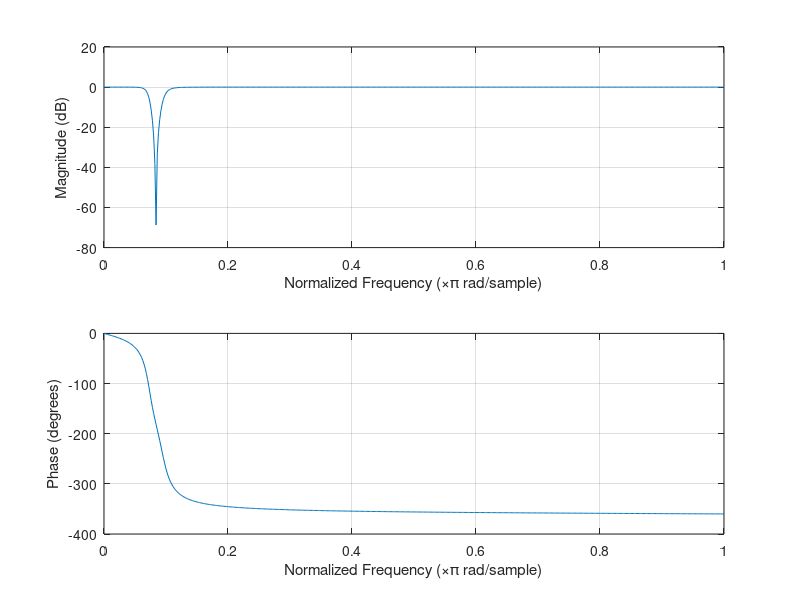

This figure's MATLAB source: (Note: this script raises an error after producing the figure.)
[B,A] = butter(2,[0.07 0.10],'stop');
figure (1)
freqz(B,A);%RESPONSE WITHOUT QUANTISATION
hold on
B
B2=quantization(B,8)
A
A2=quantization(A,8)
figure (2)
freqz(B2,A2);%RESPONSE AFTER QUANTISATION


roots(B)
roots(A)
Bar1=poly([(0.9656 + 0.2599i)  (0.9656 - 0.2599i)]);
Bar2=poly([(0.9656 + 0.2599i)  (0.9656 - 0.2599i)]);

Bpar1=poly([( 0.9213 + 0.2813i)  ( 0.9213 - 0.2813i)]);
Bpar2=poly([( 0.9457 + 0.2210i)  (  0.9457 - 0.2210i)]);




Bar1b=quantization(Bar1,2);
Bpar1b=quantization(Bpar1,2);
h1b=tf(Bar1b,Bpar1b)


Bar2b=quantization(Bar2,2);
Bpar2b=quantization(Bpar2,2);
h2b=tf(Bar2b,Bpar2b)

Hb= h1b*h2b

 %RESPONSE OF 2 2OND ORDER IN SERIES IIR AFTER QUANTIZATION
freqz((1/dcgain(tf(B,A)))*[ 1, - 3.862, + 5.729, - 3.862,+ 0.9999],[1 ,- 3.734 , + 5.356 , - 3.493 , + 0.8752])
